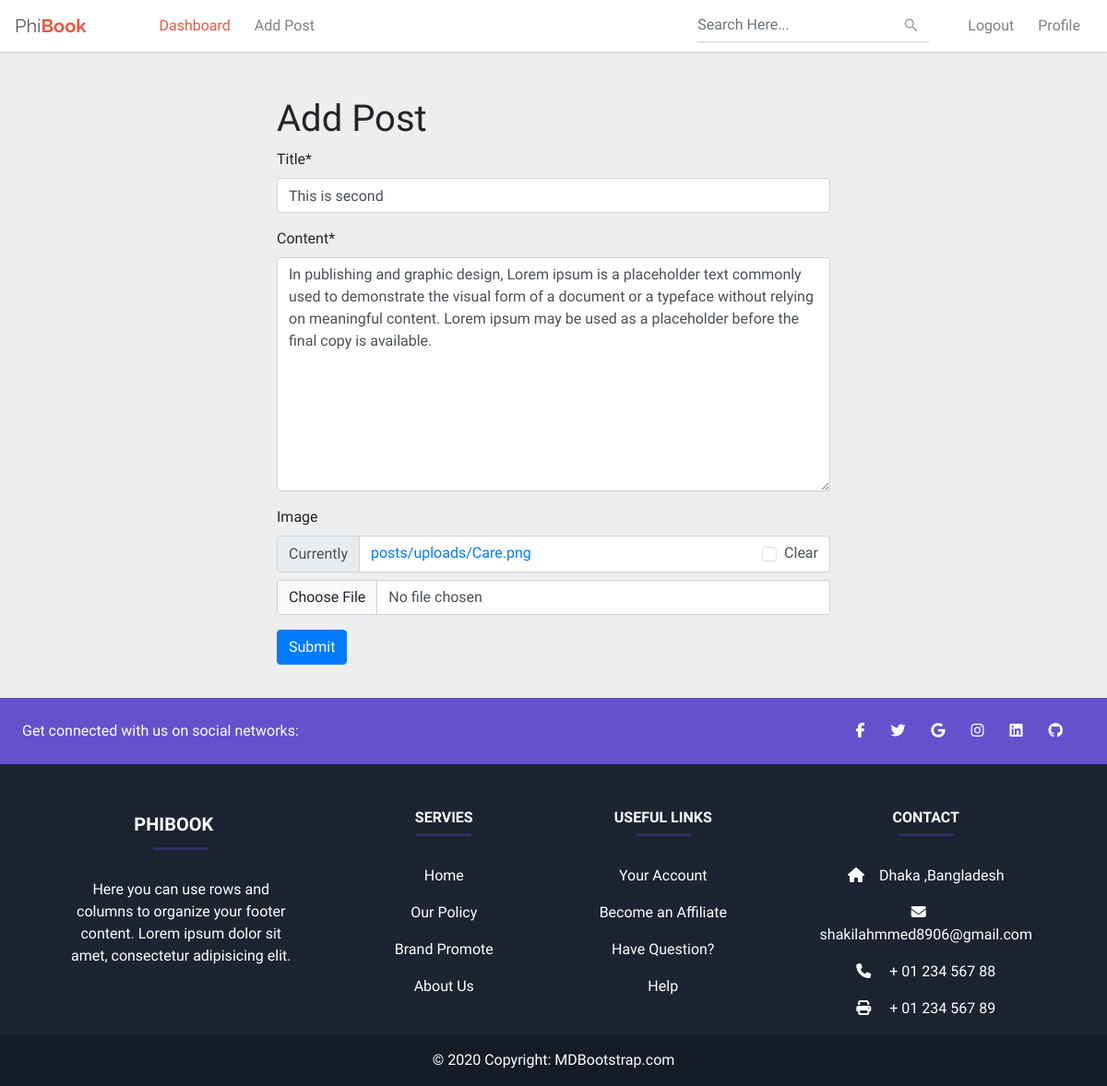
Screenshot of /posts/edit/12 (signed in) with the database file from the repository.
### posts/models.py (models this page shows, shortened)
class Posts(models.Model):
    user = models.ForeignKey(User, on_delete=models.CASCADE, blank = True, null = True)
    title = models.CharField(max_length=100)
    content = models.TextField()
    image = models.ImageField(upload_to='posts/uploads/', blank=True, null=True)
    created_on = models.DateTimeField(auto_now_add=True, blank = True, null = True)
    post_like = models.IntegerField(default=0,null=True,blank=True)
    post_dislike = models.IntegerField(default=0,null=True,blank=True)

### posts/views.py (the view)
# urls.py: path('edit/<int:id>', views.edit_post, name='edit_post'),
@login_required
def edit_post(request, id):
    post = models.Posts.objects.get(pk=id)
    post_form = forms.PostForm(instance=post)
    print(post.title)
    if request.method == 'POST':
        post_form = forms.PostForm(request.POST, request.FILES, instance=post)
        if post_form.is_valid():
            post_form.user = request.user
            post_form.save()
            return redirect('home')
    return render(request, 'add_post.html', {'form': post_form})

### posts/forms.py
class PostForm(forms.ModelForm):
    class Meta:
        model = Posts
        exclude = ['user','post_like','post_dislike']

### posts/templates/add_post.html (shortened to what this page needs)
{% extends 'base.html' %}
{% block content %}
{% load crispy_forms_tags %}
<form  enctype="multipart/form-data" method="post" style="width: 50%; height: 700px; margin: auto;" class="pt-5">
    <h1>Add Post</h1>
    {{form | crispy}}
    <button class="btn btn-primary">Submit</button>
</form>
{% endblock %}

### static/style.css (style rules this page uses)
body { background: #eeeeee; font-family: 'Varela Round', sans-serif; }

### rows the page displays
Posts: title "This is second", content "In publishing and graphic design, Lorem ipsum is a placeholder text commonly used to demonstrate the visual form of a document or a typeface without relying on meaningful content. Lorem ipsum may be used as a placeholder before the final copy is available."
